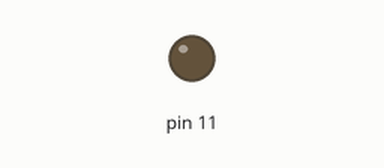
Simulated run of this sketch. Board: Arduino Uno, built with avr-gcc and run on an emulated ATmega328P. On the bench: output pins drawn as LEDs (lit = HIGH).

Above: at 0.05 s.
At 6.45 s:
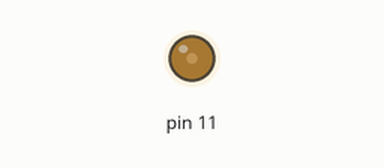
At 19.95 s:
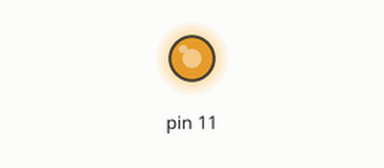
At 39.85 s:
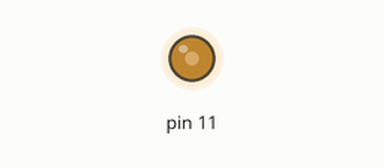
Timing chart, 0 to 40.0 s (numbered marks = the images above):
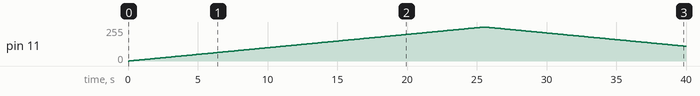

Measured:
- by itself, pin 11: rises from 0/255 to 255/255 in 25.4 s, then falls to 111/255 in 14.4 s

The sketch:

blink.ino
```cpp
void setup() {
  // put your setup code here, to run once:
pinMode(11,OUTPUT);
}

void loop() {
  // put your main code here, to run repeatedly:
//digitalWrite(11,HIGH);
//delay(80);
//
//digitalWrite(11,LOW);
//delay(80);

for(int i = 0; i<255; i++){
  analogWrite(11,i);
  delay(100);
 }

for(int i = 255; i>0; i--){
  analogWrite(11,i);
  delay(100);
 }
}
```
